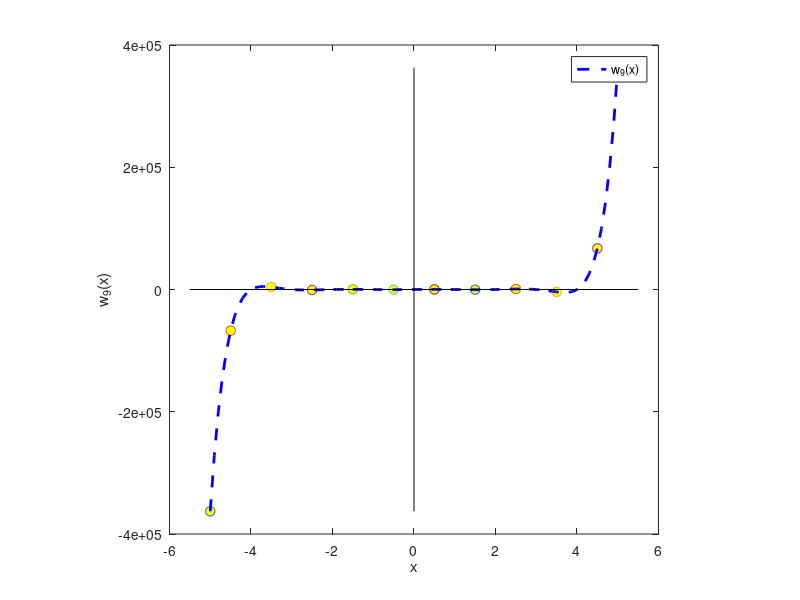

Write the MATLAB code that produced this figure.
%Introducimos los puntos {-5,-4.5,...,4.5,5}
x=[-5.5:1:5.5]'; x(1)=-5; x(12)=5;
y=zeros(12,1);
%Evaluamos en W_9(x) y graficamos
for k=1:12
    res=1;
    for i=-4:4
        res=res*(x(k)-i);
    end
    y(k)=res;
    plot(x(k),y(k),'o','markersize',7,'markerfacecolor','y',...
        'HandleVisibility','off'); hold on;
end
%Imprimimos los valores obtenidos
disp('Evaluaciones de w_9(x_i) con x_i en {-5,-4.5,...,4.5,5}');
disp([x,y]);
%Graficación de w_9(x) en [-5,5] (OPCIONAL)
x=-5:0.1:5; y=x;
for k=1:length(x)
    res=1;
    for i=-4:4
        res=res*(x(k)-i);
    end
    y(k)=res;
end
plot(x,y,'b--','linewidth',2);
xlabel('x'); ylabel('w_9(x)'); legend('w_9(x)'); axis square;
%Ejes coordenados (OPCIONAL)
plot([-5.5,5.5],[0,0],'k','HandleVisibility','off');
plot([0,0],[-362880,362880],'k','HandleVisibility','off');